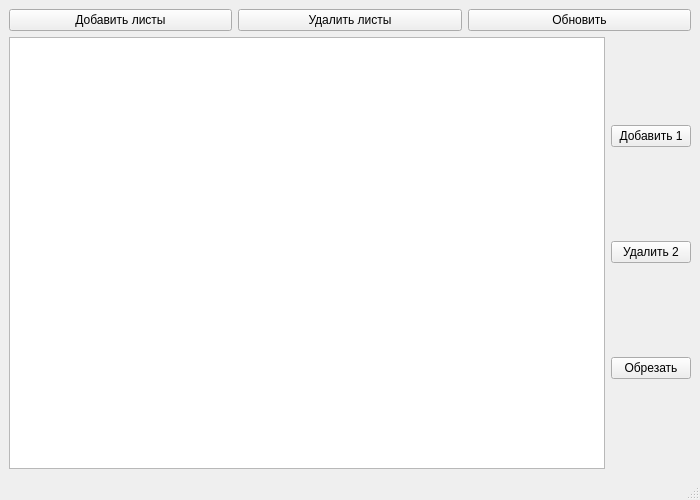
<?xml version="1.0" encoding="UTF-8"?>
<ui version="4.0">
 <class>MainWindow</class>
 <widget class="QMainWindow" name="MainWindow">
  <property name="geometry">
   <rect>
    <x>0</x>
    <y>0</y>
    <width>700</width>
    <height>500</height>
   </rect>
  </property>
  <property name="windowTitle">
   <string>MainWindow</string>
  </property>
  <widget class="QWidget" name="centralwidget">
   <layout class="QGridLayout" name="gridLayout">
    <item row="0" column="0" colspan="2">
     <layout class="QHBoxLayout" name="horizontalLayout">
      <item>
       <widget class="QPushButton" name="pushButton_addMany">
        <property name="text">
         <string>Добавить листы</string>
        </property>
       </widget>
      </item>
      <item>
       <widget class="QPushButton" name="pushButton_deleteMany">
        <property name="text">
         <string>Удалить листы</string>
        </property>
       </widget>
      </item>
      <item>
       <widget class="QPushButton" name="pushButton_update">
        <property name="text">
         <string>Обновить</string>
        </property>
       </widget>
      </item>
     </layout>
    </item>
    <item row="1" column="0">
     <layout class="QHBoxLayout" name="horizontalLayout_2">
      <item>
       <widget class="QTableWidget" name="tableWidget"/>
      </item>
     </layout>
    </item>
    <item row="1" column="1">
     <layout class="QVBoxLayout" name="verticalLayout_3">
      <item>
       <widget class="QPushButton" name="pushButton_add1">
        <property name="text">
         <string>Добавить 1</string>
        </property>
       </widget>
      </item>
      <item>
       <widget class="QPushButton" name="pushButton_delete1">
        <property name="text">
         <string>Удалить 2</string>
        </property>
       </widget>
      </item>
      <item>
       <widget class="QPushButton" name="pushButton_cut">
        <property name="text">
         <string>Обрезать</string>
        </property>
       </widget>
      </item>
     </layout>
    </item>
   </layout>
  </widget>
  <widget class="QMenuBar" name="menubar">
   <property name="geometry">
    <rect>
     <x>0</x>
     <y>0</y>
     <width>700</width>
     <height>22</height>
    </rect>
   </property>
  </widget>
  <widget class="QStatusBar" name="statusbar"/>
 </widget>
 <resources/>
 <connections/>
</ui>
